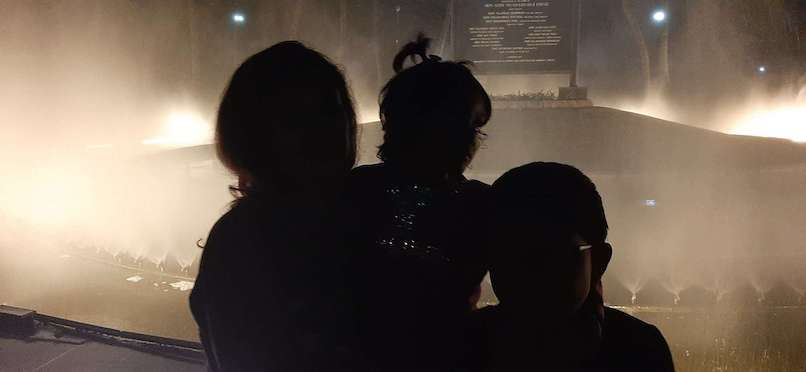
#> input picture night_image.jpeg, 806 x 372 px; the run also reads 2 pictures not shown here
$ jupyter execute --allow-errors night_vision.ipynb
#> lines starting #> are read from the running program, lines starting #| are printed output that depends on the picture
# Night Vision Challenge - Find The Edges

###  The python code is attached along with this file

##### Step 1: Load the libraries

[cell 1]
import cv2
from PIL import Image

##### Step 2: Get  the image paths and setup output directory

[cell 2]
image_path = r'./night_image.jpeg'
final_image = r'./output_night_image.jpeg'
optimized_image = r'./optimized_night_image.jpeg'
output_filename = 'output_night_image.jpeg'
optimizedname = 'optimized_night_image.jpeg'

##### Step 3: Display  the basic input file

#> (a cell that did not finish here is left out)

##### Step 4: Read  the image_ input file

[cell 4]
img = cv2.imread(image_path)
#> img is the input picture: shape (372, 806, 3); mean B, G, R 78.7, 90.4, 104.3

##### Step 5: Find the Edge of   the image_ input file

[cell 5]
cv2.imwrite(output_filename, cv2.Canny(img,100, 100))
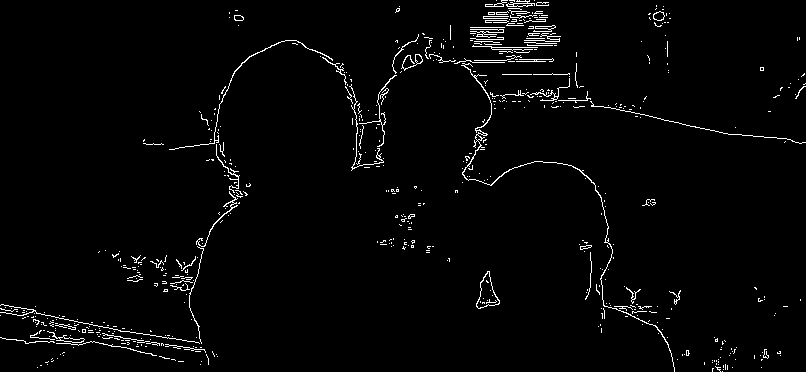
#> saved as output_night_image.jpeg: shape (372, 806); 2.3% white in thin lines or dots
#> Out = True

##### Step 6: Display the output Image file file

[cell 6]
Image.open(final_image)

##### Step 7: Optimize the edges

[cell 7]
cv2.imwrite(optimizedname, cv2.Canny(img,100, 350))
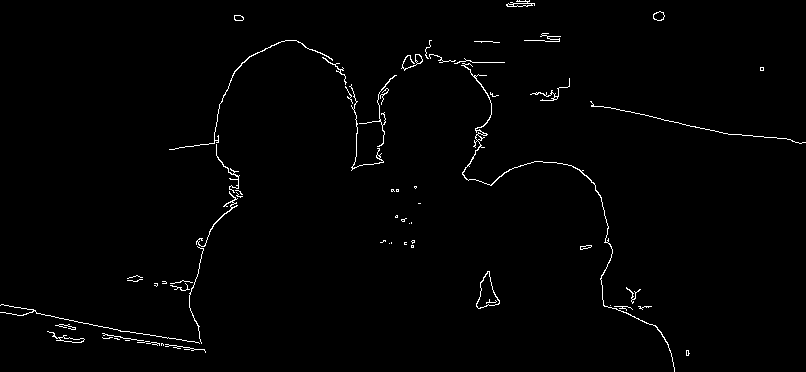
#> saved as optimized_night_image.jpeg: shape (372, 806); 1.2% white in thin lines or dots
#> Out = True

##### Step 8: Display the output optimized Image file

[cell 8]
Image.open(optimized_image)
